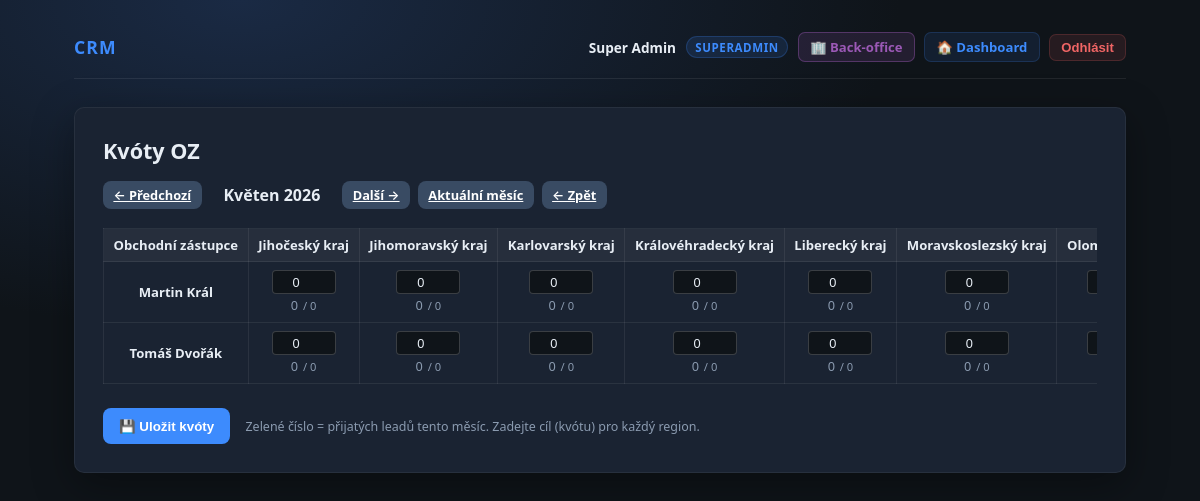
Page /admin/oz-targets (signed in) on the committed database.
### tables this page shows
CREATE TABLE `users` (
  `id` BIGINT UNSIGNED NOT NULL AUTO_INCREMENT,
  `jmeno` VARCHAR(255) NOT NULL,
  `email` VARCHAR(255) NOT NULL,
  `heslo_hash` VARCHAR(255) NOT NULL COMMENT 'password_hash(..., PASSWORD_ARGON2ID)',
  `role` ENUM('superadmin','majitel','navolavacka','obchodak','backoffice') NOT NULL,
  `primary_region` VARCHAR(64) NULL DEFAULT NULL COMMENT 'Preferovaný region obchodáka',
  `aktivni` TINYINT(1) NOT NULL DEFAULT 1 COMMENT '1 aktivní, 0 deaktivovaný účet',
  `totp_secret` VARBINARY(512) NULL DEFAULT NULL COMMENT 'Secret TOTP (doporučeno šifrovat v aplikaci)',
  `totp_enabled` TINYINT(1) NOT NULL DEFAULT 0,
  `must_change_password` TINYINT(1) NOT NULL DEFAULT 0 COMMENT 'Nucená změna hesla při prvním přihlášení',
  `created_at` DATETIME(3) NOT NULL DEFAULT CURRENT_TIMESTAMP(3),
  `deactivated_at` DATETIME(3) NULL DEFAULT NULL,
  `created_by` BIGINT UNSIGNED NULL DEFAULT NULL COMMENT 'Kdo uživatele založil',
  PRIMARY KEY (`id`),
  UNIQUE KEY `uk_users_email` (`email`),
  KEY `idx_users_role_aktivni` (`role`, `aktivni`),
  KEY `idx_users_primary_region` (`primary_region`),
  KEY `idx_users_created_by` (`created_by`),
  CONSTRAINT `fk_users_created_by` FOREIGN KEY (`created_by`) REFERENCES `users` (`id`) ON DELETE SET NULL
);

### app/controllers/AdminOzTargetsController.php (called while the page is built, shortened)
<?php
final class AdminOzTargetsController
{
    public function getIndex(): void
    {
        $user = crm_require_user($this->pdo);
        $year  = max(2024, min(2030, (int) ($_GET['year']  ?? date('Y'))));
        $month = max(1,    min(12,   (int) ($_GET['month'] ?? date('n'))));
        $ozList = $this->pdo->query(
            "SELECT id, jmeno FROM users
             WHERE role = 'obchodak' AND aktivni = 1 ORDER BY jmeno ASC"
        );
        $ozList = $ozList ? $ozList->fetchAll(PDO::FETCH_ASSOC) : [];
        $ozRegions = [];
        foreach ($ozList as $oz) {
            $rs = $this->pdo->prepare(
                'SELECT region FROM user_regions WHERE user_id = :id ORDER BY region'
            );
            $rs->execute(['id' => (int) $oz['id']]);
            $ozRegions[(int) $oz['id']] = $rs->fetchAll(PDO::FETCH_COLUMN) ?: [];
        }
        $savedTargets = [];
        $received = [];
        require dirname(__DIR__) . '/views/admin/oz_targets.php';
        $content = (string) ob_get_clean();
        require dirname(__DIR__) . '/views/layout/base.php';
    }
    private function ensureTable(): void
    {
        $this->pdo->exec(
            "CREATE TABLE IF NOT EXISTS `oz_targets` (
              `id`           BIGINT UNSIGNED NOT NULL AUTO_INCREMENT,
              `user_id`      INT UNSIGNED NOT NULL,
              `region`       VARCHAR(64) NOT NULL DEFAULT '',
              `target_count` INT UNSIGNED NOT NULL DEFAULT 0,
              `year`         SMALLINT UNSIGNED NOT NULL,
              `month`        TINYINT UNSIGNED NOT NULL,
              `created_at`   DATETIME(3) NOT NULL DEFAULT CURRENT_TIMESTAMP(3),
              PRIMARY KEY (`id`),
              UNIQUE KEY `uq_oz_targets` (`user_id`, `region`, `year`, `month`)
            ) ENGINE=InnoDB DEFAULT CHARSET=utf8mb4 COLLATE=utf8mb4_unicode_ci"
        );
    }
    private function ensureFlagsTable(): void
    {
        $this->pdo->exec(
            "CREATE TABLE IF NOT EXISTS `contact_oz_flags` (
              `id`         BIGINT UNSIGNED NOT NULL AUTO_INCREMENT,
              `contact_id` BIGINT UNSIGNED NOT NULL,
              `oz_id`      INT UNSIGNED NOT NULL,
              `reason`     VARCHAR(500) NOT NULL DEFAULT '',
              `flagged_at` DATETIME(3) NOT NULL DEFAULT CURRENT_TIMESTAMP(3),
              PRIMARY KEY (`id`),
              UNIQUE KEY `uq_flag` (`contact_id`, `oz_id`)
            ) ENGINE=InnoDB DEFAULT CHARSET=utf8mb4 COLLATE=utf8mb4_unicode_ci"
        );
    }
}

### public/index.php (called while the page is built, shortened)
<?php
require_once dirname(__DIR__) . DIRECTORY_SEPARATOR . 'app' . DIRECTORY_SEPARATOR . 'bootstrap.php';
require_once dirname(__DIR__) . DIRECTORY_SEPARATOR . 'app' . DIRECTORY_SEPARATOR . 'controllers' . DIRECTORY_SEPARATOR . 'AdminUsersController.php';
require_once dirname(__DIR__) . DIRECTORY_SEPARATOR . 'app' . DIRECTORY_SEPARATOR . 'controllers' . DIRECTORY_SEPARATOR . 'AdminOzTargetsController.php';
require_once dirname(__DIR__) . DIRECTORY_SEPARATOR . 'app' . DIRECTORY_SEPARATOR . 'helpers' . DIRECTORY_SEPARATOR . 'users_admin.php';
require_once dirname(__DIR__) . DIRECTORY_SEPARATOR . 'app' . DIRECTORY_SEPARATOR . 'Router.php';
$method = strtoupper((string) ($_SERVER['REQUEST_METHOD'] ?? 'GET'));
$path = crm_request_uri_path();
$pdo = crm_pdo();
$router = new Router($pdo);
$router->dispatch($method, $path);

### app/helpers/url.php (called while the page is built, shortened)
<?php
function crm_url(string $path): string
{
    $scriptName = (string) ($_SERVER['SCRIPT_NAME'] ?? '/index.php');
    $dir = str_replace('\\', '/', dirname($scriptName));
    if ($dir === '/' || $dir === '.') {
        return $path;
    }
    return rtrim($dir, '/') . $path;
}

### app/bootstrap.php (called while the page is built, shortened)
<?php
require_once __DIR__ . DIRECTORY_SEPARATOR . 'helpers' . DIRECTORY_SEPARATOR . 'session.php';
require_once __DIR__ . DIRECTORY_SEPARATOR . 'helpers' . DIRECTORY_SEPARATOR . 'auth.php';
require_once __DIR__ . DIRECTORY_SEPARATOR . 'helpers' . DIRECTORY_SEPARATOR . 'url.php';
if (!function_exists('crm_h')) {
    function crm_h(?string $s): string
    {
        return htmlspecialchars($s, ENT_QUOTES | ENT_SUBSTITUTE, 'UTF-8');
    }
}

### app/helpers/users_admin.php (called while the page is built, shortened)
<?php
require_once __DIR__ . DIRECTORY_SEPARATOR . 'url.php';
function crm_region_label(string $code): string
{
    static $labels = [
        'praha' => 'Hlavní město Praha',
        'stredocesky' => 'Středočeský kraj',
        'jihocesky' => 'Jihočeský kraj',
        'plzensky' => 'Plzeňský kraj',
        'karlovarsky' => 'Karlovarský kraj',
        'ustecky' => 'Ústecký kraj',
        'liberecky' => 'Liberecký kraj',
        'kralovehradecky' => 'Královéhradecký kraj',
        'pardubicky' => 'Pardubický kraj',
        'vysocina' => 'Kraj Vysočina',
        'jihomoravsky' => 'Jihomoravský kraj',
        'olomoucky' => 'Olomoucký kraj',
        'zlinsky' => 'Zlínský kraj',
        'moravskoslezsky' => 'Moravskoslezský kraj',
    ];
    return $labels[$code] ?? $code;
}

### app/helpers/auth.php (called while the page is built, shortened)
<?php
require_once __DIR__ . DIRECTORY_SEPARATOR . 'session.php';
if (!function_exists('crm_auth_strip_sensitive')) {
    function crm_auth_strip_sensitive(array $user): array
    {
        unset($user['heslo_hash'], $user['totp_secret']);
        return $user;
    }
}
if (!function_exists('crm_auth_user_by_id')) {
    function crm_auth_user_by_id(PDO $pdo, int $id): ?array
    {
        $stmt = $pdo->prepare(
            'SELECT * FROM users WHERE id = :id AND aktivni = 1 LIMIT 1'
        );
        $stmt->execute(['id' => $id]);
        $row = $stmt->fetch();
        return is_array($row) ? $row : null;
    }
}
if (!function_exists('crm_auth_user_id')) {
    function crm_auth_user_id(): ?int
    {
        $id = (int) $_SESSION[CRM_SESSION_USER_ID];
        return $id > 0 ? $id : null;
    }
}
if (!function_exists('crm_auth_current_user')) {
    function crm_auth_current_user(PDO $pdo): ?array
    {
        $id = crm_auth_user_id();
        $user = crm_auth_user_by_id($pdo, $id);
        return crm_auth_strip_sensitive($user);
    }
}

### app/helpers/middleware.php (called while the page is built, shortened)
<?php
require_once __DIR__ . DIRECTORY_SEPARATOR . 'auth.php';
require_once __DIR__ . DIRECTORY_SEPARATOR . 'url.php';
if (!function_exists('crm_require_user')) {
    function crm_require_user(PDO $pdo): array
    {
        $user = crm_auth_current_user($pdo);
        return $user;
    }
}

### app/helpers/session.php (called while the page is built, shortened)
<?php
if (!function_exists('crm_session_is_https')) {
    function crm_session_is_https(): bool
    {
        return ((int) ($_SERVER['SERVER_PORT'] ?? 0)) === 443;
    }
}
if (!function_exists('crm_session_start')) {
    function crm_session_start(): void
    {
        if (session_status() === PHP_SESSION_ACTIVE) {
            return;
        }
        $secure = crm_session_is_https();
        $params = [
            'lifetime' => CRM_SESSION_LIFETIME,
            'path' => '/',
            'domain' => '',
            'secure' => $secure,
            'httponly' => true,
            'samesite' => 'Lax',
        ];
    }
}

### app/views/admin/oz_targets.php (the view, shortened to what this page needs)
<?php
$monthNames = ['', 'Leden','Únor','Březen','Duben','Květen','Červen',
               'Červenec','Srpen','Září','Říjen','Listopad','Prosinec'];
$allRegions = [];
foreach ($ozRegions as $regions) {
    foreach ($regions as $reg) {
        $allRegions[$reg] = true;
    }
}
ksort($allRegions);
$allRegions = array_keys($allRegions);
?>
<section class="card">
    <h1>Kvóty OZ</h1>
    <div class="ozt-toolbar">
        <?php
        $prevMonth = $month - 1; $prevYear = $year;
        $nextMonth = $month + 1; $nextYear = $year;
        ?>
        <div class="ozt-month-nav">
            <a href="<?= crm_h(crm_url('/admin/oz-targets?year=' . $prevYear . '&month=' . $prevMonth)) ?>"
               class="btn btn-secondary btn-sm">← Předchozí</a>
            <span class="ozt-month-label"><?= crm_h($monthNames[$month] . ' ' . $year) ?></span>
            <a href="<?= crm_h(crm_url('/admin/oz-targets?year=' . $nextYear . '&month=' . $nextMonth)) ?>"
               class="btn btn-secondary btn-sm">Další →</a>
        </div>
        <a href="<?= crm_h(crm_url('/admin/oz-targets?year=' . date('Y') . '&month=' . date('n'))) ?>"
           class="btn btn-secondary btn-sm">Aktuální měsíc</a>
        <a href="<?= crm_h(crm_url('/admin/users')) ?>" class="btn btn-secondary btn-sm">← Zpět</a>
    </div>
    <?php if ($ozList === []) { ?>
        <p class="muted">Žádní aktivní obchodní zástupci.</p>
    <?php } else { ?>
    <form method="post" action="<?= crm_h(crm_url('/admin/oz-targets/save')) ?>">
        <div class="ozt-table-wrap">
            <table class="ozt-table">
                <thead>
                    <tr>
                        <th class="ozt-oz-col">Obchodní zástupce</th>
                        <?php foreach ($allRegions as $reg) { ?>
                            <th><?= crm_h(crm_region_label($reg)) ?></th>
                        <?php } ?>
                    </tr>
                </thead>
                <tbody>
                    <?php foreach ($ozList as $oz) {
                        $uid        = (int) $oz['id'];
                        $ozRegs     = $ozRegions[$uid] ?? [];
                    ?>
                    <tr>
                        <td class="ozt-oz-name"><?= crm_h((string) $oz['jmeno']) ?></td>
                        <?php foreach ($allRegions as $reg) {
                            $hasRegion = in_array($reg, $ozRegs, true);
                            $tgt = $savedTargets[$uid][$reg] ?? 0;
                            $rec = $received[$uid][$reg] ?? 0;
                        ?>
                        <td>
                            <?php if ($hasRegion) { ?>
                                <div class="ozt-cell">
                                    <input type="number" min="0" max="9999"
                                           name="targets[<?= $uid ?>][<?= crm_h($reg) ?>]"
                                           value="<?= $tgt ?>"
                                           class="ozt-input"
                                           title="Kvóta pro <?= crm_h(crm_region_label($reg)) ?>">
                                    <div class="ozt-received-row">
                                        <span class="ozt-received <?= $rec === 0 ? 'ozt-received--none' : '' ?>"
                                              title="Přijatých leadů">
                                            <?= $rec ?>
                                        </span>
                                        <span style="color:var(--muted);font-size:0.7rem;">/ <?= $tgt ?></span>
                                    </div>
                                </div>
                            <?php } else { ?>
                                <span class="ozt-no-region">—</span>
                            <?php } ?>
                        </td>
                        <?php } ?>
                    </tr>
                    <?php } ?>
                </tbody>
            </table>
        </div>
        <div style="margin-top:1rem;">
            <button type="submit" class="btn">💾 Uložit kvóty</button>
            <span class="muted" style="font-size:0.78rem;margin-left:0.7rem;">
                Zelené číslo = přijatých leadů tento měsíc. Zadejte cíl (kvótu) pro každý region.
            </span>
        </div>
    </form>
    <?php } ?>
</section>

### app/Router.php (shortened to what this page needs)
<?php
require_once __DIR__ . DIRECTORY_SEPARATOR . 'helpers' . DIRECTORY_SEPARATOR . 'middleware.php';
final class Router
{
    public function dispatch(string $method, string $path): void
    {
        foreach (self::routes() as $route) {
            if ($route['method'] !== $method || $route['path'] !== $path) {
                continue;
            }
            if (!empty($route['auth'])) {
                $user = crm_require_user($this->pdo);
            }
            $handler = $route['handler'];
            $action = $handler[1];
            $controller = new $class($this->pdo);
            $controller->{$action}();
            return;
        }
    }
}

### app/views/layout/base.php (shortened to what this page needs)
<!DOCTYPE html>
<html lang="cs">
<head>
    <link rel="stylesheet" href="<?= crm_h(crm_url('/assets/css/app.css')) ?>">
</head>
<body>
<div class="layout">
    <header class="header">
        <div class="header-left">
            <span class="logo">CRM</span>
        </div>
        <?php if (!empty($user)) {
            $_roleLabels = [
                'navolavacka' => 'Navolávačka',
                'cisticka'    => 'Čistička',
                'obchodak'    => 'Obchodák',
                'backoffice'  => 'Backoffice',
                'majitel'     => 'Majitel',
                'superadmin'  => 'Superadmin',
            ];
            $_roleLabel   = $_roleLabels[$user['role'] ?? ''] ?? ($user['role'] ?? '');
        ?>
        <div class="header-right">
            <span class="header-user">
                <strong><?= crm_h((string) ($user['jmeno'] ?? '')) ?></strong>
            </span>
            <span class="header-role-badge"><?= crm_h($_roleLabel) ?></span>
            <?php if (in_array(($user['role'] ?? ''), ['backoffice', 'majitel', 'superadmin'], true)) { ?>
            <a href="<?= crm_h(crm_url('/bo')) ?>" class="header-dash-btn"
               style="background:rgba(155,89,182,0.15);color:#9b59b6;border:1px solid rgba(155,89,182,0.4);">
                🏢 Back-office
            </a>
            <?php } ?>
            <a href="<?= crm_h(crm_url('/dashboard')) ?>" class="header-dash-btn">🏠 Dashboard</a>
            <form method="post" action="<?= crm_h(crm_url('/logout')) ?>"
                  class="header-logout-form">
                <button type="submit" class="header-logout-btn">Odhlásit</button>
            </form>
        </div>
        <?php } ?>
    </header>
    <main class="main">
        <?= $content ?>
    </main>
</div>
</body>
</html>

### rows in the picture
users: jmeno "Super Admin", role "SUPERADMIN"
users: jmeno "Martin Král", id "0"
users: jmeno "Tomáš Dvořák", id "0"

### other values in the picture
crm_h(crm_region_label($reg)) "Jihočeský kraj"
crm_h(crm_region_label($reg)) "Jihomoravský kraj"
crm_h(crm_region_label($reg)) "Karlovarský kraj"
crm_h(crm_region_label($reg)) "Královéhradecký kraj"
crm_h(crm_region_label($reg)) "Liberecký kraj"
crm_h(crm_region_label($reg)) "Moravskoslezský kraj"
